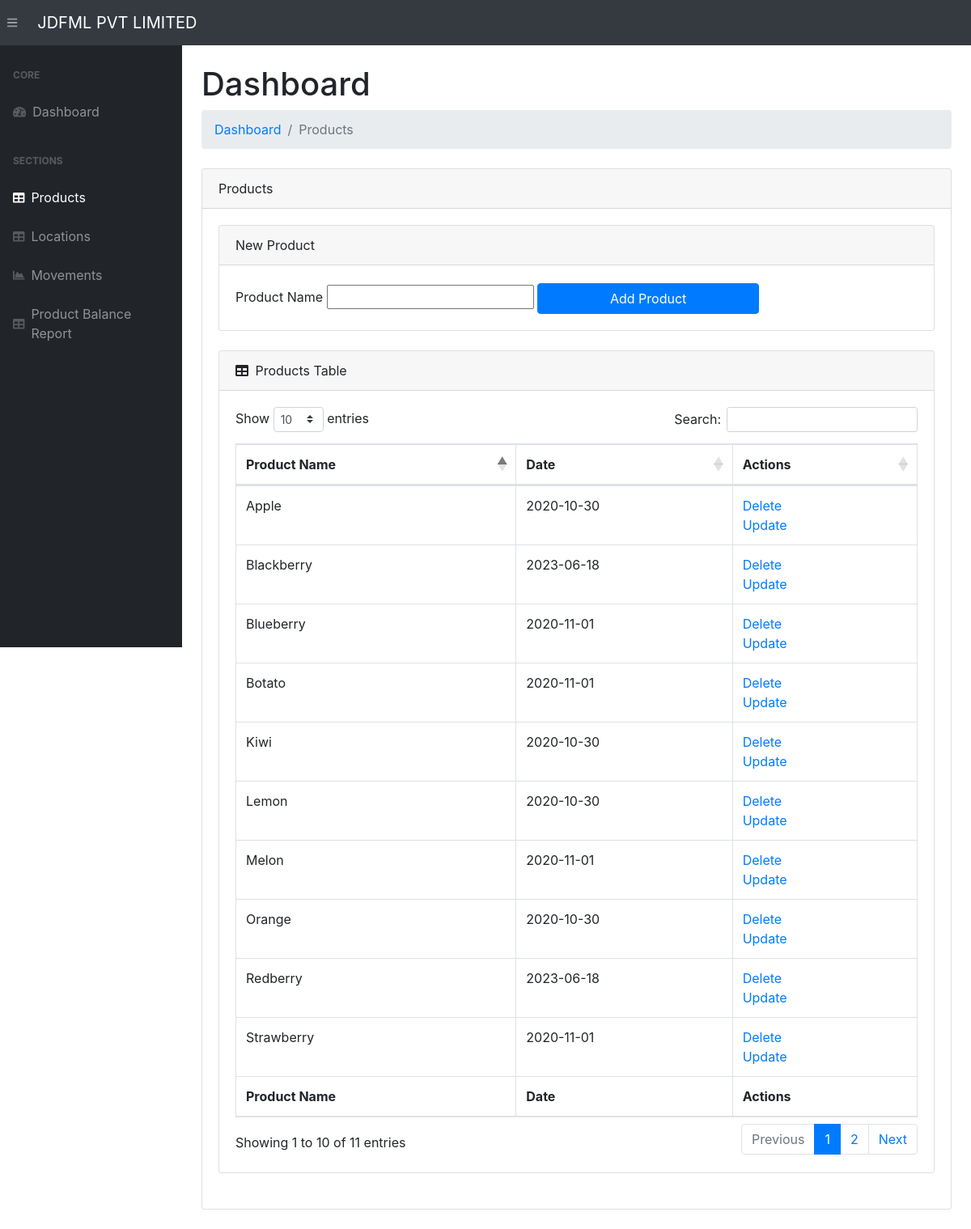
Screenshot of /products/ with the database file from the repository.
### app.py (models this page shows, shortened)
class Product(db.Model):
    __tablename__ = 'products'
    product_id      = db.Column(db.String(200), primary_key=True)
    date_created    = db.Column(db.DateTime, default=datetime.utcnow)

### app.py (the view)
@app.route('/products/', methods=["POST", "GET"])
def viewProduct():
    if (request.method == "POST") and ('product_name' in request.form):
        product_name = request.form["product_name"]
        new_product = Product(product_id=product_name)
        try:
            db.session.add(new_product)
            db.session.commit()
            return redirect("/products/")
        except:
            products = Product.query.order_by(Product.date_created).all()
            return "There Was an issue while add a new Product"
    else:
        products = Product.query.order_by(Product.date_created).all()
        return render_template("products.html", products=products)

### templates/products.html (shortened to what this page needs)
{% extends 'base.html' %}
{% block content %}
<main>
    <div class="container-fluid">
        <h1 class="mt-4">Dashboard</h1>
        <ol class="breadcrumb mb-4">
            <li class="breadcrumb-item"><a href="/">Dashboard</a></li>
            <li class="breadcrumb-item active">Products</li>
        </ol>
        <div class="card mb-4">
            <div class="card-header">Products</div>
            <div class="card-body">
                <div class="card mb-4">
                    <div class="card-header">New Product</div>
                    <div class="card-body">
                        <form action="/products/" method="POST" id="product_form">
                            <label for="product_name" class="col-form-label">Product Name</label>
                            <input type="text" name="product_name" id="product_name">
                            <input id="submitProduct" value="Add Product" class="btn btn-primary">
                        </form>
                    </div>
                </div>
                <div class="card mb-4">
                <div class="card-header">
                    <i class="fas fa-table mr-1"></i>
                    Products Table
                </div>
                <div class="card-body">
                    <div class="table-responsive">
                        {% if products|length < 1 %}
                        <h4>There are no Products, add one above</h4>
                        {% else %}
                        <table class="table table-bordered" id="dataTable" width="100%" cellspacing="0">
                            <thead>
                                <tr>
                                    <th>Product Name</th>
                                    <th>Date</th>
                                    <th>Actions</th>
                                </tr>
                            </thead>
                            <tfoot>
                                <tr>
                                    <th>Product Name</th>
                                    <th>Date</th>
                                    <th>Actions</th>
                                </tr>
                            </tfoot>
                            <tbody>
                                {% for product in products %}
                                <tr>
                                    <td>{{ product.product_id }}</td>
                                    <td>{{ product.date_created.date() }}</td>
                                    <td>
                                        <a href="/delete-product/{{ product.product_id }}">Delete</a>
                                        <br>
                                        <a href="/update-product/{{ product.product_id }}">Update</a>
                                    </td>
                                </tr>
                                {% endfor %}
                            </tbody>
                        </table>
                        {% endif %}
                </div>
            </div>
                </div>
            </div>
        </div>
    </div>
</main>
{% endblock %}

### rows the page displays
Product: product_id "Kiwi", date_created "2020-10-30"
Product: product_id "Apple", date_created "2020-10-30"
Product: product_id "Lemon", date_created "2020-10-30"
Product: product_id "Orange", date_created "2020-10-30"
Product: product_id "Strawberry", date_created "2020-11-01"
Product: product_id "Blueberry", date_created "2020-11-01"
Product: product_id "Melon", date_created "2020-11-01"
Product: product_id "Botato", date_created "2020-11-01"
Product: product_id "Redberry", date_created "2023-06-18"
Product: product_id "Blackberry", date_created "2023-06-18"
